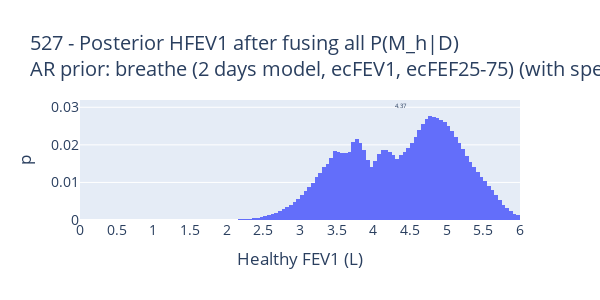

Notebook source saved alongside this figure:
### Code cell
ar_prior = "breathe (2 days model, ecFEV1, ecFEF25-75)"
# ar_prior = "uniform"
# p_M_given_D_plot, fig = compute_log_p_D_given_M_per_entry_per_HFEV1_obs(dftmp, debug=False, save=False, speedup=True, ar_prior=ar_prior)

dftmp = df[df.ID == "527"]
fig, p_M_given_D_full, AR_dist_given_M_matrix = compute_log_p_D_given_M_per_entry_per_HFEV1_obs(
    dftmp, debug=False, save=False, speedup=True, ar_prior=ar_prior
)
